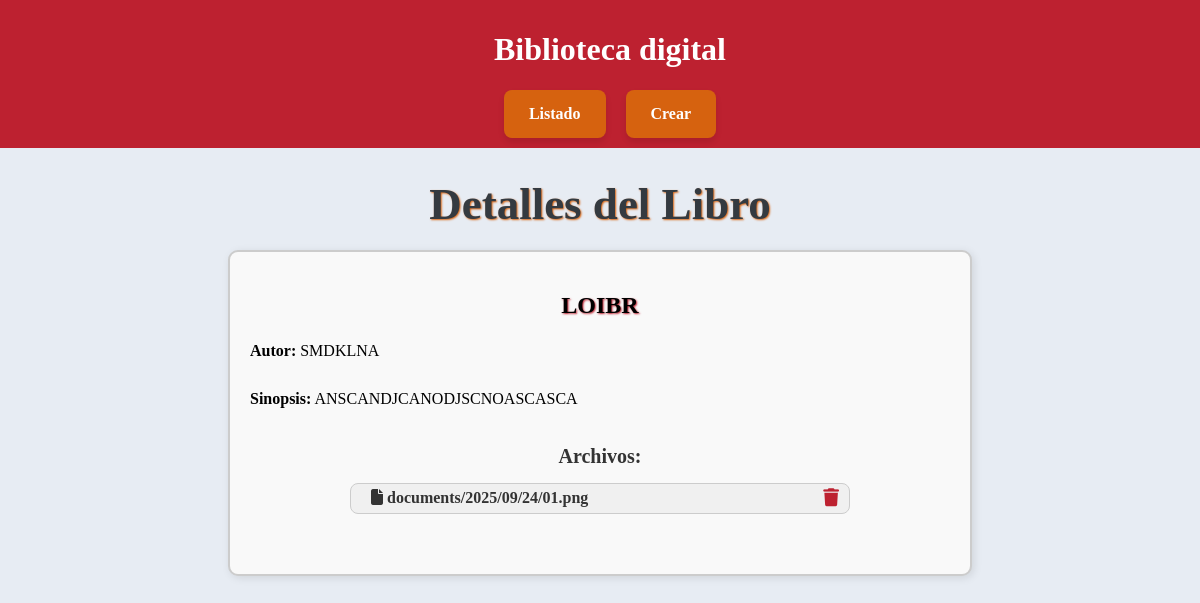
The page /libros/1/ on the database as committed earlier.
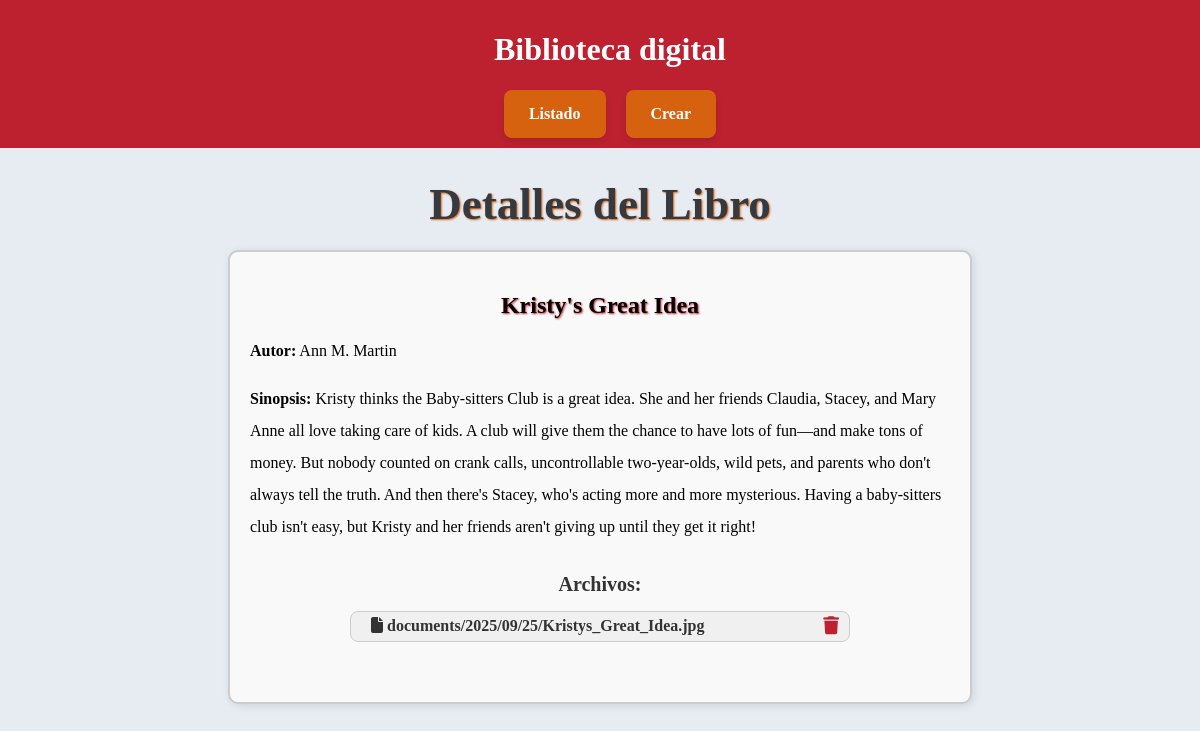
The same page on the database as committed later.
### libros/models.py (models this page shows, shortened)
class Libro(models.Model):
    titulo = models.CharField(max_length=200)
    autor = models.CharField(max_length=200, blank=True)
    sinopsis = models.TextField(blank=True)
    creado_en = models.DateTimeField(auto_now_add=True)

class Documento(models.Model):
    libro = models.ForeignKey(Libro, on_delete=models.CASCADE, related_name='documents')
    archivo = models.FileField(upload_to='documents/%Y/%m/%d/')
    subido_el = models.DateTimeField(auto_now_add=True)

### libros/views.py (the view)
# urls.py: path('libros/<int:pk>/', views.book_detail, name='book_detail'),  # detalle libro
def book_detail(request, pk):
    libro = get_object_or_404(Libro, pk=pk)
    documentos = libro.documents.all()
    return render(request, 'libros/book_detail.html', {
        'libro': libro,
        'documentos': documentos
    })

### libros/templates/libros/book_detail.html
{% extends 'libros/base.html' %}
{% block content %}
{% load static %}
<link rel="stylesheet" href="{% static 'css/styles.css' %}">
<link rel="stylesheet" href="https://cdnjs.cloudflare.com/ajax/libs/font-awesome/6.5.0/css/all.min.css">
<div class="pagina">Detalles del Libro</div>
<div class="book-detail-card">
    <h2 class="book-title">{{ libro.titulo }}</h2>
    <p><strong>Autor:</strong> {{ libro.autor }}</p>
    <p><strong>Sinopsis:</strong> {{ libro.sinopsis }}</p>
    <h3>Archivos:</h3>
    {% if documentos %}
        <ul class="document-list">
            {% for doc in documentos %}
            <li>
                <a href="{{ doc.archivo.url }}" target="_blank" class="document-link">
                    <i class="fa-solid fa-file"></i> {{ doc.archivo.name }}
                </a>
                <a href="{% url 'document_delete' doc.pk %}" class="delete-icon" onclick="return confirm('¿Seguro que quieres borrar este archivo?');">
                    <i class="fa-solid fa-trash"></i>
                </a>
            </li>
            {% endfor %}
        </ul>
    {% else %}
        <p>No hay archivos para este libro.</p>
    {% endif %}
</div>
{% endblock %}

Rows that differ between the two databases and show on the page:
removed Documento: archivo.name "documents/2025/09/24/01.png"
changed Libro: titulo "LOIBR" → "Kristy's Great Idea"; autor "SMDKLNA" → "Ann M. Martin"; sinopsis "ANSCANDJCANODJSCNOASCASCA" → "Kristy thinks the Baby-sitters Club is a great idea. She and her friends Claudia, Stacey, and Mary Anne all love taking care of kids. A club will give them the chance to have lots of fun—and make tons of money. But nobody counted on crank calls, uncontrollable two-year-olds, wild pets, and parents who don't always tell the truth. And then there's Stacey, who's acting more and more mysterious. Having a baby-sitters club isn't easy, but Kristy and her friends aren't giving up until they get it right!"
added Documento: archivo.name "documents/2025/09/25/Kristys_Great_Idea.jpg"
